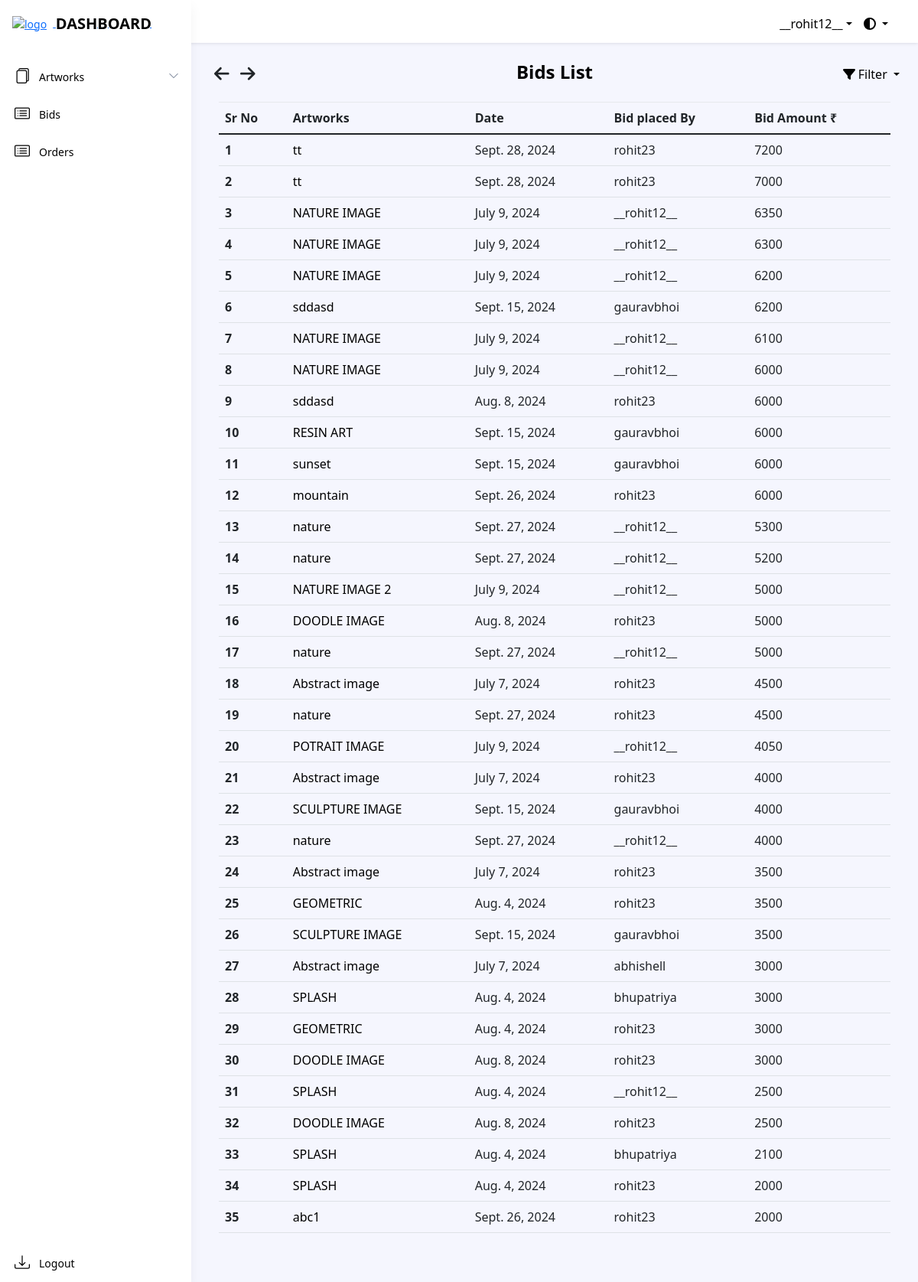
The app's page /dashboard/bidlist/ (signed in), older data.
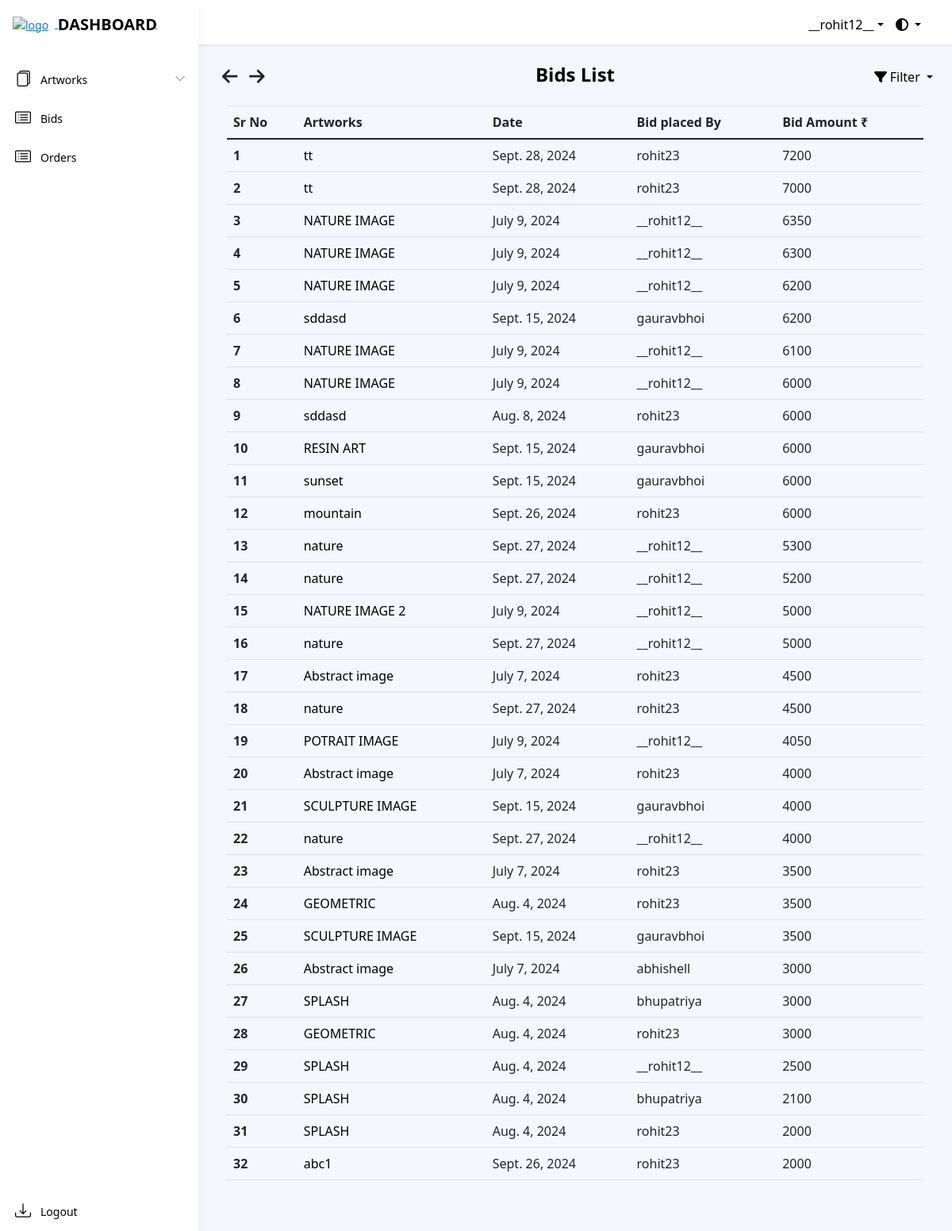
The same page, newer data.
### dashboard/models.py (models this page shows, shortened)
class Bid(models.Model):
    user = models.ForeignKey(settings.AUTH_USER_MODEL, on_delete=models.CASCADE)
    product = models.ForeignKey(Artwork, on_delete=models.CASCADE)
    bid_date = models.DateField(auto_now_add=True)
    bid_amt = models.IntegerField(default=1)

class Artwork(models.Model):
    product_id = models.CharField(max_length=255, default="")
    product_name = models.CharField(max_length=255, default="", blank=False, null=False)
    product_price = models.IntegerField(default=0, null=False)
    opening_bid = models.IntegerField(default=0)
    product_cat = models.ForeignKey('Catalogue', on_delete=models.CASCADE)
    product_qty = models.IntegerField(default=0)
    product_image = models.ImageField(upload_to='arts/')
    dimension_unit = models.CharField(max_length=2, choices=[('cm', 'Centimeters'), ('ft', 'Feet')])
    length_in_centimeters = models.FloatField(default=0.0, blank=True, null=True)
    width_in_centimeters = models.FloatField(default=0.0, blank=True, null=True)
    foot = models.FloatField(default=0, blank=True, null=True)
    inches = models.FloatField(default=0, blank=True, null=True)
    created_at = models.DateField(default=timezone.now)  # Default to current time zone's now
    end_date = models.DateField()
    user = models.ForeignKey(settings.AUTH_USER_MODEL, on_delete=models.CASCADE)
    is_sold = models.BooleanField(default=False)
    is_purchased = models.BooleanField(default=False)
    def __str__(self):
        return self.product_name

### dashboard/views.py (the view)
# urls.py: path('bidlist/', views.BidListView.as_view(), name="bid_list"),
class BidListView(LoginRequiredMixin, ListView):
    model = Bid
    template_name = 'dashboard/bids_list.html'
    context_object_name = 'bids'
    ordering = ['-bid_amt']  # Default ordering by highest bid
    def get_queryset(self):
        queryset = super().get_queryset()
        filter_param = self.request.GET.get('filter')
        if filter_param == 'asc':
            queryset = queryset.order_by('bid_amt')  # Ascending order by bid amount
        elif filter_param == 'desc':
            queryset = queryset.order_by('-bid_amt')  # Descending order by bid amount
        else:
            queryset = queryset.order_by('-bid_amt')  # Default to descending if no filter param
        return queryset

### art/context_processors.py (called while the page is built)
def catalogue_list(request):
    return {"catalogue_list": Catalogue.objects.all()}

### dashboard/models.py (called while the page is built)
    def __str__(self):
        return self.cat_name

### dashboard/templatetags/auth_extras.py (called while the page is built)
@register.filter(name='has_group')
def has_group(user, group_name):
    group = Group.objects.get(name=group_name)
    return True if group in user.groups.all() else False

### templates/dashboard/bids_list.html (shortened to what this page needs)
{% extends './base.html' %}
{% load static %}
{% block links %}
<link rel="stylesheet" href="{% static 'dashboard/css/ordermodel_list.css' %}">
<link rel="stylesheet" href="https://stackpath.bootstrapcdn.com/bootstrap/4.5.2/css/bootstrap.min.css">
{% endblock %}
{% block content %}
{% include './includes/header.html' %}
{% include "art/arrow_button.html" %}
{% load auth_extras %}
<div class="app-wrapper">
    <div class="app-content pt-3 p-md-3 p-lg-4">
        <div class="button-container">
            <i class="fa-solid fa-arrow-left" style="cursor:pointer; font-size:1.4rem; margin-right:10px" onclick="goBack()"></i>
            <i class="fa-solid fa-arrow-right" style="cursor:pointer; font-size:1.4rem; margin-right:15px" onclick="goForward()"></i>
        </div>
        <div class="container-xl">
            <h1 class="app-page-title">Bids List</h1>
            <div class="filter-dropdown">
                <div class="dropdown-toggle" id="filterDropdown" style="cursor:pointer;" data-toggle="dropdown" aria-haspopup="true" aria-expanded="false">
                    <i class="fa-solid fa-filter"></i> Filter
                </div>
            </div>
            <div class="row g-4 mb-4">
                <table class="table">
                    <thead>
                        <tr>
                            <th scope="col">Sr No</th>
                            <th scope="col">Artworks</th>
                            <th scope="col">Date</th>
                            {% if user|has_group:"SellerGroup" %}
                            <th scope="col">Bid placed By</th>
                            {% endif %}
                            <th scope="col">Bid Amount ₹</th>
                        </tr>
                    </thead>
                    <tbody>
                        {% for bid in object_list %}
                        <tr>
                            <th scope="row">{{ forloop.counter }}</th>
                            <td>
                                <a href="#" class="artworks-order" data-toggle="modal" data-target="#productModal" data-product-id="{{ bid.product.id }}" data-product-name="{{ bid.product }}" data-product-image-url="{{ bid.product.product_image.url }}" data-product-dimensions="{{ bid.product.length_in_centimeters }} x {{ bid.product.width_in_centimeters }} cm" data-product-catalogue="{{ bid.product.product_cat }}" data-product-opening-bid="₹ {{ bid.product.opening_bid }}" data-last-bid="{{ bid.bid_amt }}">{{ bid.product }}</a>
                            </td>
                            <td>{{ bid.bid_date }}</td>
                            {% if user|has_group:"SellerGroup" %}
                            <td>{{ bid.user }}</td>
                            {% endif %}
                            <td>{{ bid.bid_amt }}</td>
                        </tr>
                        {% empty %}
                        <tr>
                            <td colspan="5">
                                <h3>No artworks to show</h3>
                            </td>
                        </tr>
                        {% endfor %}
                    </tbody>
                </table>
            </div>
        </div>
    </div>
</div>
{% endblock %}

Row changes from the older to the newer data that the page shows:
removed Bid: product "DOODLE IMAGE", bid_date "Aug. 8, 2024", user "rohit23", bid_amt "5000"
removed Bid: product "DOODLE IMAGE", bid_date "Aug. 8, 2024", user "rohit23", bid_amt "3000"
removed Bid: product "DOODLE IMAGE", bid_date "Aug. 8, 2024", user "rohit23", bid_amt "2500"
